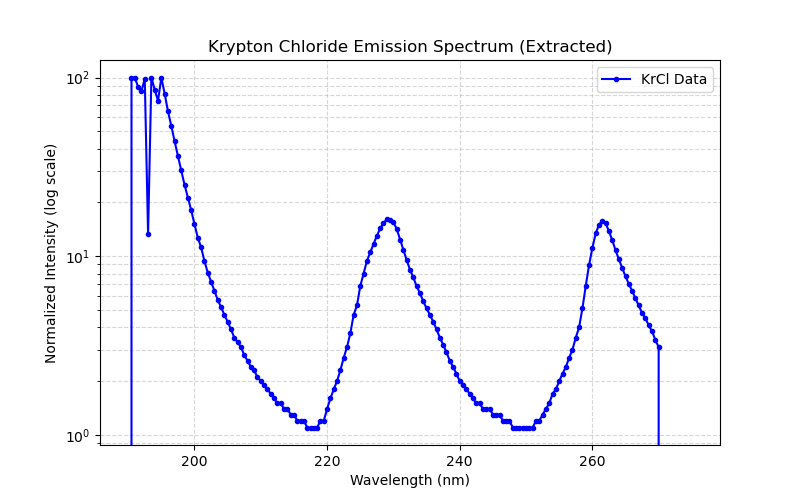
#> input picture data/input/krypton_chloride_emission_spectrum.png, 800 x 500 px
$ python -i Plot_Image_to_csv.py   (imports and definitions only)
#> lines starting #> are read from the running program, lines starting #| are printed output that depends on the picture; after the words box and inside, x2 and y2 are one past the last pixel; in counts of white or black regions, pixels touching at a corner belong together
"""
Plot Image to CSV Converter
--------------------------
Extracts data points from graph images and saves to CSV format.
Currently supports:
- Linear and log-linear plots
- Normalized output data
- Dual save locations (Linux project dir and Windows access)

Known issues:
- Manual calibration needed for axes
- Edge detection needs improvement
- Scale accuracy needs verification
"""

import cv2
import numpy as np
import pandas as pd
from tkinter import Tk, filedialog, messagebox
import os

# [45 lines left out: functions select_image_file, get_plot_type, ensure_output_directory, not called in this run]

def extract_graph_data(image_path, is_log_plot=False):
    """Extract data points from the graph image"""
#> called with is_log_plot = False
    # Read the image
    img = cv2.imread(image_path)
#> img is the input picture: shape (500, 800, 3); mean B, G, R 250.5, 246.3, 246.3
    if img is None:
        raise ValueError("Could not load image")

    # Convert to grayscale
    gray = cv2.cvtColor(img, cv2.COLOR_BGR2GRAY)
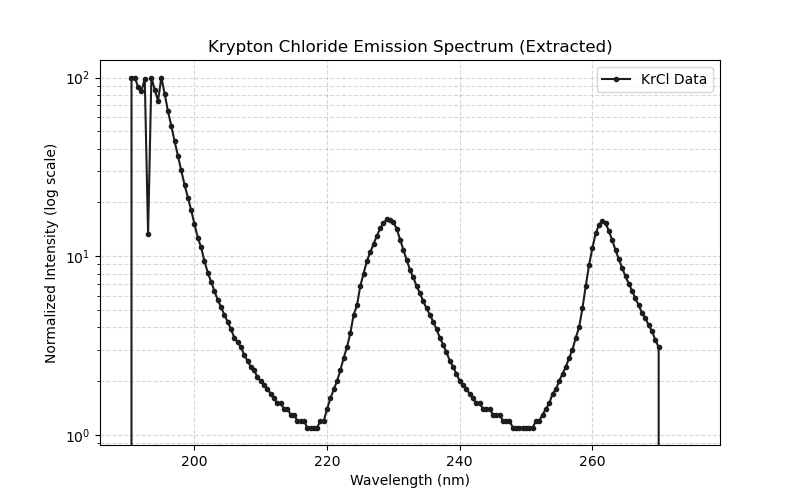
#> gray: shape (500, 800); min 0, max 255, mean 246.8

    # Apply threshold to get binary image
    _, binary = cv2.threshold(gray, 127, 255, cv2.THRESH_BINARY_INV)
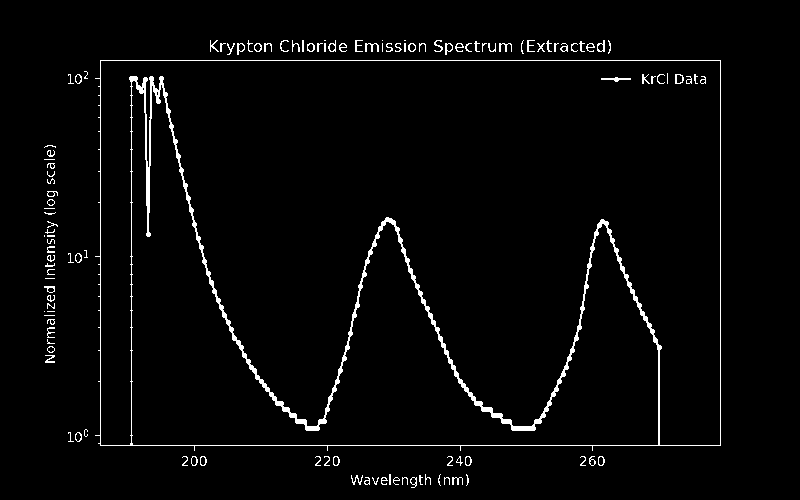
#> binary: shape (500, 800); 2.7% white in thin lines or dots, all inside (x1, y1, x2, y2) = (44, 40, 721, 488)

    # Find contours in the binary image
    contours, _ = cv2.findContours(binary, cv2.RETR_LIST, cv2.CHAIN_APPROX_SIMPLE)
#> contours = 164 contours, 106 with area under 20; largest, box (x1, y1, x2, y2) and area: (95, 60, 721, 451) 238724, (100, 60, 721, 446) 168594, (131, 80, 659, 446) 66436, (675, 74, 684, 84) 64, (597, 40, 605, 52) 56

    # Extract points from the largest contour (assumed to be the graph line)
    if contours:
        graph_contour = max(contours, key=cv2.contourArea)
#> graph_contour = contour of 124 points, box (x1, y1, x2, y2) (95, 60, 721, 451), area 238724
        points = graph_contour.reshape(-1, 2)
#> points = 124 pairs, first value 95 to 720, second value 60 to 450

        # Sort points by x-coordinate
        points = points[points[:, 0].argsort()]

        # Convert pixel coordinates to data values
        # Note: You'll need to calibrate these values based on your graph's scale
        x_min, x_max = 190, 250  # wavelength range in nm
        y_min, y_max = 0, 100    # intensity range

        height, width = img.shape[:2]
#> height = 500; width = 800
        x_scale = (x_max - x_min) / width
#> x_scale = 0.075
        y_scale = (y_max - y_min) / height
#> y_scale = 0.2

        data = []
        for x, y in points:
            x_val = x_min + x * x_scale
            if is_log_plot:
                # Convert from pixel position to log scale
                log_min, log_max = np.log10(0.1), np.log10(100)  # Adjust range as needed
                log_scale = (log_max - log_min) / height
                y_val = 10 ** (log_max - y * log_scale)
            else:
                y_val = y_max - y * y_scale
            data.append([x_val, y_val])
#> this loop made 124 passes
#> (x, y, x_val, y_val) on passes 1 to 12: (95, 435, 197.1, 13), (95, 256, 197.1, 48.8), (95, 78, 197.1, 84.4), (98, 86, 197.3, 82.8), (98, 117, 197.3, 76.6), (98, 381, 197.3, 23.8), (98, 443, 197.3, 11.4), (98, 95, 197.3, 81), (98, 149, 197.3, 70.2), (98, 350, 197.3, 30), (98, 171, 197.3, 65.8), (98, 264, 197.3, 47.2)
#> (x_val, y_val) on passes 61 to 66: (197.5, 45.4), (197.5, 43), (197.5, 45), (197.5, 43.4), (197.5, 84.2), (197.5, 83)
#> after the loop, data = 124 pairs, first value 197.1 to 244, second value 10 to 88

        return data

    return None

def get_windows_output_dir():
    """Get Windows output directory path"""
    return "/mnt/c/Users/TomDunbar/Documents/airPhyzx/Plots/extracted_data"

# [50 lines left out: functions save_to_csv, main, not called in this run]

# [2 lines not run here, left out]

>>> result = extract_graph_data('../data/input/krypton_chloride_emission_spectrum.png')
#> result has the same summary as data in extract_graph_data
